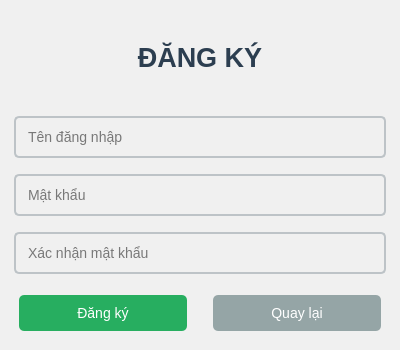
<?xml version="1.0" encoding="UTF-8"?>
<ui version="4.0">
 <class>RegisterWindow</class>
 <widget class="QMainWindow" name="RegisterWindow">
  <property name="geometry">
   <rect>
    <x>0</x>
    <y>0</y>
    <width>400</width>
    <height>350</height>
   </rect>
  </property>
  <property name="windowTitle">
   <string>Đăng ký - Game Store</string>
  </property>
  <property name="styleSheet">
   <string notr="true">background-color: #f0f0f0;</string>
  </property>
  <widget class="QWidget" name="centralwidget">
   <layout class="QVBoxLayout" name="verticalLayout">
    <item>
     <widget class="QLabel" name="label_title">
      <property name="font">
       <font>
        <family>Arial</family>
        <pointsize>20</pointsize>
        <weight>75</weight>
        <bold>true</bold>
       </font>
      </property>
      <property name="styleSheet">
       <string notr="true">color: #2c3e50; margin: 20px;</string>
      </property>
      <property name="text">
       <string>ĐĂNG KÝ</string>
      </property>
      <property name="alignment">
       <set>Qt::AlignCenter</set>
      </property>
     </widget>
    </item>
    <item>
     <layout class="QVBoxLayout" name="form_layout">
      <item>
       <widget class="QLineEdit" name="username_edit">
        <property name="styleSheet">
         <string notr="true">QLineEdit {
    padding: 10px;
    font-size: 14px;
    border: 2px solid #bdc3c7;
    border-radius: 5px;
    margin: 5px;
}
QLineEdit:focus {
    border-color: #3498db;
}</string>
        </property>
        <property name="placeholderText">
         <string>Tên đăng nhập</string>
        </property>
       </widget>
      </item>
      <item>
       <widget class="QLineEdit" name="password_edit">
        <property name="styleSheet">
         <string notr="true">QLineEdit {
    padding: 10px;
    font-size: 14px;
    border: 2px solid #bdc3c7;
    border-radius: 5px;
    margin: 5px;
}
QLineEdit:focus {
    border-color: #3498db;
}</string>
        </property>
        <property name="echoMode">
         <enum>QLineEdit::Password</enum>
        </property>
        <property name="placeholderText">
         <string>Mật khẩu</string>
        </property>
       </widget>
      </item>
      <item>
       <widget class="QLineEdit" name="confirm_password_edit">
        <property name="styleSheet">
         <string notr="true">QLineEdit {
    padding: 10px;
    font-size: 14px;
    border: 2px solid #bdc3c7;
    border-radius: 5px;
    margin: 5px;
}
QLineEdit:focus {
    border-color: #3498db;
}</string>
        </property>
        <property name="echoMode">
         <enum>QLineEdit::Password</enum>
        </property>
        <property name="placeholderText">
         <string>Xác nhận mật khẩu</string>
        </property>
       </widget>
      </item>
     </layout>
    </item>
    <item>
     <layout class="QHBoxLayout" name="button_layout">
      <item>
       <widget class="QPushButton" name="register_btn">
        <property name="styleSheet">
         <string notr="true">QPushButton {
    padding: 10px 20px;
    font-size: 14px;
    background-color: #27ae60;
    color: white;
    border: none;
    border-radius: 5px;
    margin: 10px;
}
QPushButton:hover {
    background-color: #229954;
}</string>
        </property>
        <property name="text">
         <string>Đăng ký</string>
        </property>
       </widget>
      </item>
      <item>
       <widget class="QPushButton" name="back_btn">
        <property name="styleSheet">
         <string notr="true">QPushButton {
    padding: 10px 20px;
    font-size: 14px;
    background-color: #95a5a6;
    color: white;
    border: none;
    border-radius: 5px;
    margin: 10px;
}
QPushButton:hover {
    background-color: #7f8c8d;
}</string>
        </property>
        <property name="text">
         <string>Quay lại</string>
        </property>
       </widget>
      </item>
     </layout>
    </item>
   </layout>
  </widget>
 </widget>
 <resources/>
 <connections/>
</ui>
